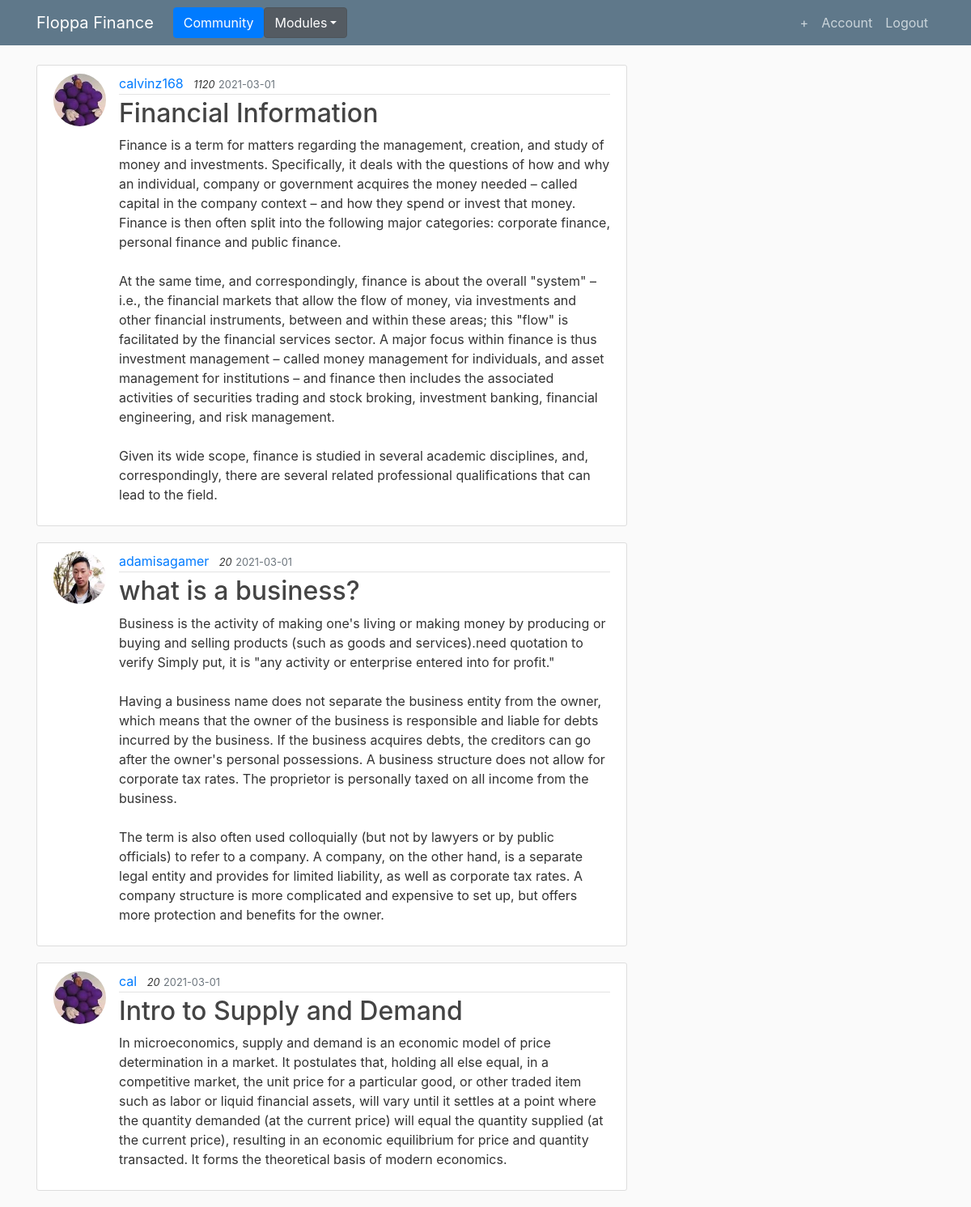
Screenshot of /home (signed in) with the database file from the repository.
### flasksite/models.py (models this page shows, shortened)
class Post(db.Model):
    id = db.Column(db.Integer, primary_key=True)
    title = db.Column(db.String(100), nullable=False)
    date_posted = db.Column(db.DateTime, nullable=False, default=datetime.now)
    content = db.Column(db.Text, nullable=False)
    user_id = db.Column(db.Integer, db.ForeignKey('user.id'), nullable=False)

class User(db.Model, UserMixin):
    id = db.Column(db.Integer, primary_key=True)
    username = db.Column(db.String(20), unique=True, nullable=False)
    email = db.Column(db.String(120), unique=True, nullable=False)
    image_file = db.Column(db.String(20), nullable=False, default='default.jpg')
    password = db.Column(db.String(60), nullable=False)
    posts = db.relationship('Post', backref='author', lazy=True)
    comments = db.relationship('Comment', backref='author', lazy=True)
    score = db.Column(db.Integer, nullable=False)

### flasksite/routes.py (the view)
@app.route("/")
@app.route("/home")
def home():
    posts = Post.query.all()
    return render_template('home.html', posts=posts)

### flasksite/models.py (called while the page is built)
@login_manager.user_loader
def load_user(user_id):
    return User.query.get(int(user_id))

### flasksite/templates/home.html
{% extends "layout.html" %}
{% block content %}
    {% for post in posts %}
        <article class="media content-section">
          <img class="rounded-circle article-img" src="{{ url_for('static', filename='profile_pics/' + post.author.image_file) }}">
          <div class="media-body">
            <div class="article-metadata">
              <a class="mr-2" href="#">{{ post.author.username }}</a>
              <em><small class="font-italic">{{ post.author.score }}</small></em>
              <small class="text-muted">{{ post.date_posted.strftime('%Y-%m-%d') }}</small>
            </div>
            <h2><a class="article-title" href="{{ url_for('post', post_id=post.id) }}">{{ post.title }}</a></h2>
            <p class="article-content">{{ post.content }}</p>
          </div>
        </article>
    {% endfor %}
{% endblock content %}

### flasksite/static/main.css (style rules this page uses)
body { background: #fafafa; color: #333333; margin-top: 5rem; }
h1, h2, h3, h4, h5, h6 { color: #444444; }
.content-section { background: #ffffff; padding: 10px 20px; border: 1px solid #dddddd; border-radius: 3px; margin-bottom: 20px; }
.article-title { color: #444444; }
.article-content { white-space: pre-line; }
.article-img { height: 65px; width: 65px; margin-right: 16px; }
.article-metadata { padding-bottom: 1px; margin-bottom: 4px; border-bottom: 1px solid #e3e3e3 }

### rows the page displays
Post: image_file (picture), author.username "calvinz168", author.score "1120", date_posted "2021-03-01", title "Financial Information", content "Finance is a term for matters regarding the management, creation, and study of money and investments. Specifically, it deals with the questions of how and why an individual, company or government acquires the money needed – called capital in the company context – and how they spend or invest that money. Finance is then often split into the following major categories: corporate finance, personal finance and public finance. At the same time, and correspondingly, finance is about the overall \"system\" – i.e., the financial markets that allow the flow of money, via investments and other financial instruments, between and within these areas; this \"flow\" is facilitated by the financial services…"
Post: image_file (picture), author.username "adamisagamer", author.score "20", date_posted "2021-03-01", title "what is a business?", content "Business is the activity of making one's living or making money by producing or buying and selling products (such as goods and services).need quotation to verify Simply put, it is \"any activity or enterprise entered into for profit.\" Having a business name does not separate the business entity from the owner, which means that the owner of the business is responsible and liable for debts incurred by the business. If the business acquires debts, the creditors can go after the owner's personal possessions. A business structure does not allow for corporate tax rates. The proprietor is personally taxed on all income from the business. The term is also often used colloquially (but not by lawyers…"
Post: image_file (placeholder picture), author.username "cal", author.score "20", date_posted "2021-03-01", title "Intro to Supply and Demand", content "In microeconomics, supply and demand is an economic model of price determination in a market. It postulates that, holding all else equal, in a competitive market, the unit price for a particular good, or other traded item such as labor or liquid financial assets, will vary until it settles at a point where the quantity demanded (at the current price) will equal the quantity supplied (at the current price), resulting in an economic equilibrium for price and quantity transacted. It forms the theoretical basis of modern economics."
